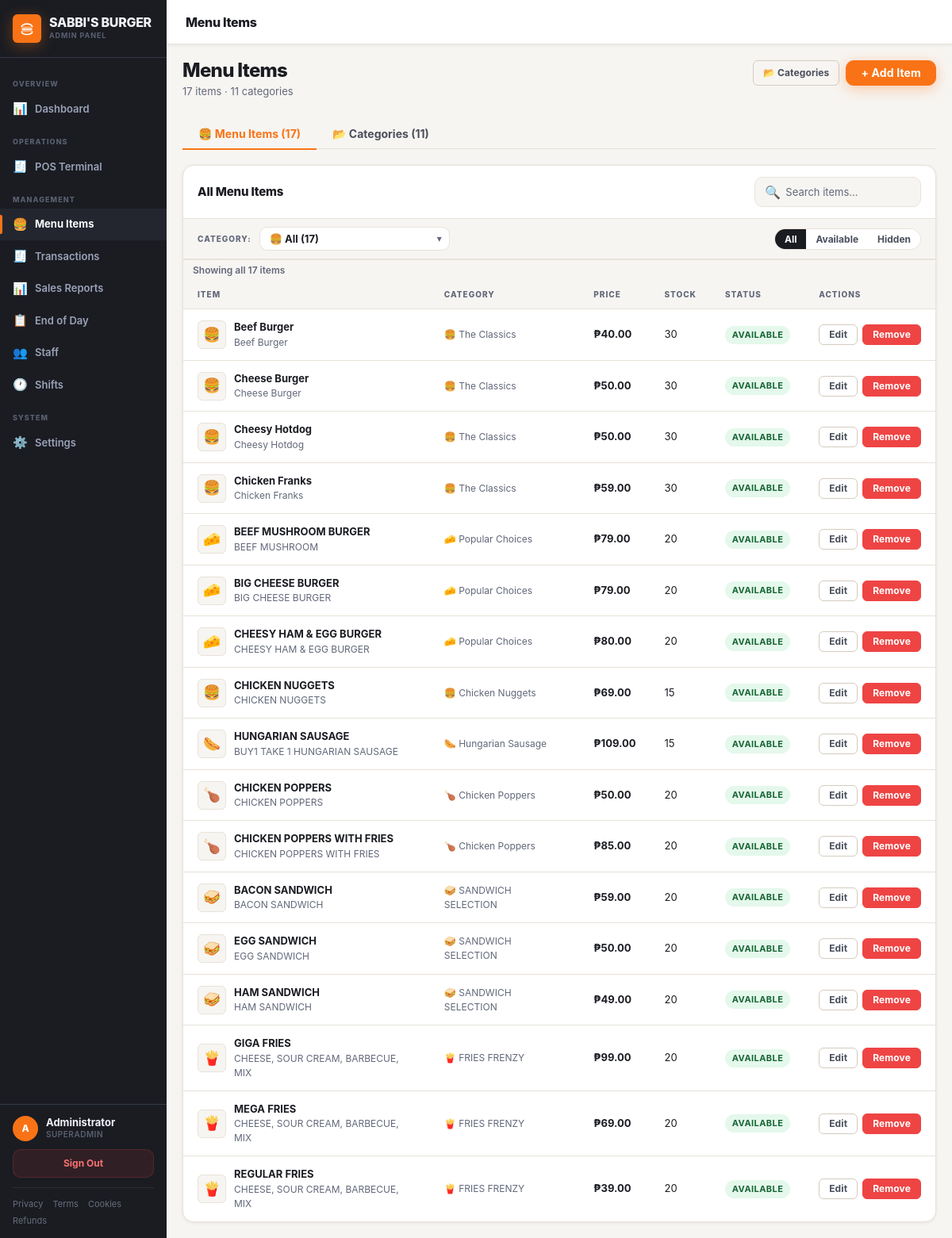
Before: /products (signed in) with the older database file.
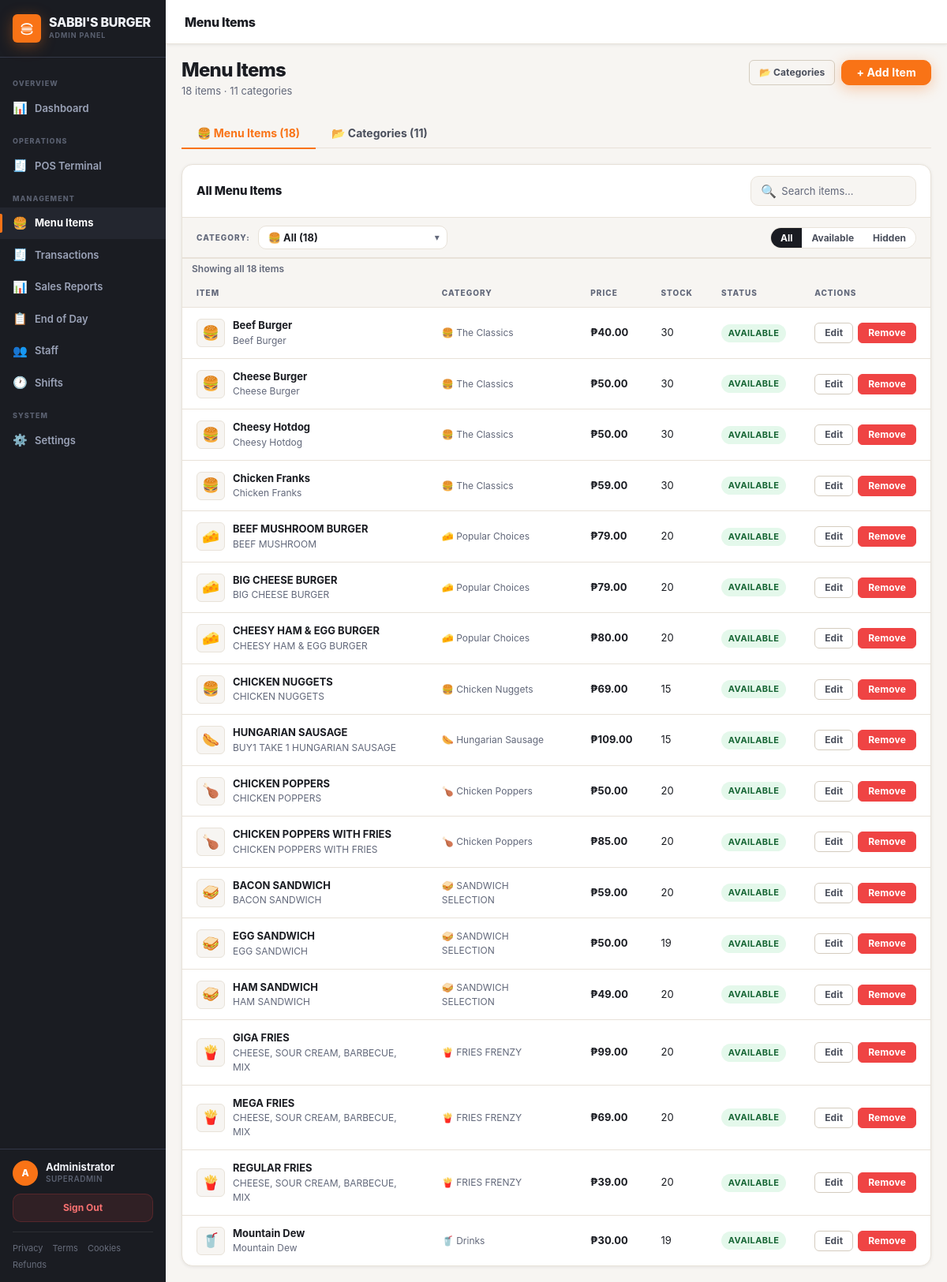
After: the same page with the newer database file.
### tables this page shows
CREATE TABLE products (
    id INTEGER PRIMARY KEY AUTOINCREMENT,
    name TEXT NOT NULL,
    description TEXT,
    price REAL NOT NULL,
    stock INTEGER NOT NULL DEFAULT 99,
    category_id INTEGER,
    barcode TEXT UNIQUE,
    image TEXT,
    is_available INTEGER NOT NULL DEFAULT 1,
    created_at TIMESTAMP DEFAULT CURRENT_TIMESTAMP,
    FOREIGN KEY (category_id) REFERENCES categories(id)
);

CREATE TABLE categories (
    id INTEGER PRIMARY KEY AUTOINCREMENT,
    name TEXT NOT NULL UNIQUE,
    icon TEXT DEFAULT '🍔',
    image TEXT,
    created_at TIMESTAMP DEFAULT CURRENT_TIMESTAMP
);

### app.py (the view)
@app.route('/products')
@superadmin_required
def products():
    return render_template('admin/products.html',
                           products=get_all_products(),
                           categories=get_all_categories(),
                           cat_counts=get_category_product_count())

### app.py (called while the page is built)
@app.context_processor
def inject_globals():
    s = load_settings()
    return {
        'current_user':   current_user(),
        'app_name':       s.get('store_name', 'My Store'),
        'store_tagline':  s.get('store_tagline', 'Point of Sale System'),
        'currency':       s.get('currency_symbol', '₱'),
        'logo_emoji':     s.get('logo_emoji', '🛒'),
        'receipt_footer': s.get('receipt_footer', 'Thank you!'),
        'settings':       s,
        'font_url':       FONT_OPTIONS.get(s.get('font','nunito'), FONT_OPTIONS['nunito'])['google'],
        'active_shift':   get_active_shift(session['user_id']) if 'user_id' in session else None,
    }

### auth.py (called while the page is built)
def current_user():
    if 'user_id' not in session:
        return None
    with get_db() as conn:
        return conn.execute(
            "SELECT * FROM users WHERE id = ? AND is_active = 1", (session['user_id'],)
        ).fetchone()

def is_logged_in():
    return 'user_id' in session

### config.py (called while the page is built)
def load_settings():
    try:
        with open(SETTINGS_PATH, 'r', encoding='utf-8') as f:
            data = json.load(f)
        return {**DEFAULTS, **data}
    except Exception:
        return dict(DEFAULTS)

### templates/admin/products.html (shortened to what the changed rows need)
{% extends "admin/base_admin.html" %}
{% block content %}
<div class="page-header">
  <div>
    <h1>Menu Items</h1>
    <p>{{ products|length }} items · {{ categories|length }} categories</p>
  </div>
</div>
<div class="page-tabs">
  <button class="page-tab active" id="tab-items" onclick="switchTab('items')">🍔 Menu Items ({{ products|length }})</button>
  <button class="page-tab" id="tab-categories" onclick="switchTab('categories')">📂 Categories ({{ categories|length }})</button>
</div>
<div class="tab-panel active" id="panel-items">
  {% set low_stock_items = products|selectattr('stock','le',10)|selectattr('is_available','equalto',1)|list %}
  {% set out_of_stock = low_stock_items|selectattr('stock','equalto',0)|list %}
  <div class="table-card">
    <div class="table-card-header">
      <span class="table-card-title">All Menu Items</span>
      <div class="table-search"><span>🔍</span><input type="text" id="search-products" placeholder="Search items…"></div>
    </div>
    <div class="filter-bar" id="filter-bar">
      <span class="filter-label">Category:</span>
      <div class="cat-dropdown-wrap">
        <select class="cat-dropdown" id="cat-dropdown" onchange="filterProducts(this.value, null)">
          <option value="all">🍔 All ({{ products|length }})</option>
        </select>
        <span class="cat-dropdown-arrow">▾</span>
      </div>
      <div class="avail-toggle">
      </div>
    </div>
    <div class="filter-result-count" id="filter-result-count"></div>
    <div class="table-wrap">
      <table id="products-table">
        <thead>
          <tr><th>Item</th><th>Category</th><th>Price</th><th>Stock</th><th>Status</th><th>Actions</th></tr>
        </thead>
        <tbody>
          {% for p in products %}
          <tr data-cat="{{ p.category_id or 'none' }}"
              data-available="{{ '1' if p.is_available else '0' }}"
              data-stock="{{ p.stock }}"
              data-name="{{ p.name|lower }}">
            <td>
              <div class="prod-cell">
                {% if p.image %}
                  <img src="{{ url_for('static', filename=p.image) }}" class="prod-thumb" alt="{{ p.name }}">
                {% else %}
                  <div class="prod-thumb-placeholder">{{ p.category_icon or '🍔' }}</div>
                {% endif %}
                <div>
                  <div style="font-weight:700">{{ p.name }}</div>
                  {% if p.description %}<div style="font-size:.75rem;color:var(--text-dark-3)">{{ p.description }}</div>{% endif %}
                </div>
              </div>
            </td>
            <td class="td-muted">{{ p.category_icon or '' }} {{ p.category_name or '—' }}</td>
            <td><strong>{{ currency }}{{ "%.2f"|format(p.price) }}</strong></td>
            <td>
              {% if p.stock <= 0 %}<span class="badge badge-inactive">Out</span>
              {% elif p.stock <= 10 %}<span style="color:var(--warning);font-weight:700">⚠ {{ p.stock }}</span>
              {% else %}{{ p.stock }}{% endif %}
            </td>
            <td>
              {% if p.is_available %}<span class="badge badge-active">Available</span>
              {% else %}<span class="badge badge-inactive">Hidden</span>{% endif %}
            </td>
            <td>
              <div class="td-actions">
                <button class="btn btn-ghost btn-sm" onclick="openEditProductModal({
                  id:'{{ p.id }}', name:'{{ p.name|replace("'","\\'") }}',
                  description:'{{ (p.description or "")|replace("'","\\'") }}',
                  price:'{{ p.price }}', stock:'{{ p.stock }}',
                  category_id:'{{ p.category_id or "" }}',
                  barcode:'{{ p.barcode or "" }}',
                  is_available:'{{ p.is_available }}',
                  image:'{{ p.image or "" }}'
                })">Edit</button>
                <form id="del-p-{{ p.id }}" method="POST" action="{{ url_for('delete_product_route', product_id=p.id) }}" style="display:inline">
                  <button type="button" class="btn btn-danger btn-sm"
                    onclick="confirmDelete('del-p-{{ p.id }}','Remove {{ p.name|replace("'","\\'") }} from menu?')">Remove</button>
                </form>
              </div>
            </td>
          </tr>
          {% else %}
          <tr><td colspan="6" style="text-align:center;padding:2rem;color:var(--text-dark-3)">No items yet.</td></tr>
          {% endfor %}
        </tbody>
      </table>
    </div>
  </div>
</div>
{% endblock %}

Changed rows visible on the page:
changed products "EGG SANDWICH": stock "20" → "19"
added products: icon "🥤", name "Mountain Dew", description "Mountain Dew", name "Drinks", currency "₱", price "30.00", stock "19", is_available "AVAILABLE"
Other visible differences:
{{ products|length }}: "17" → "18"
form field value: "🍔 All (17)" → "🍔 All (18)"
text written by a page script: "Showing all 17 items" → "Showing all 18 items"
